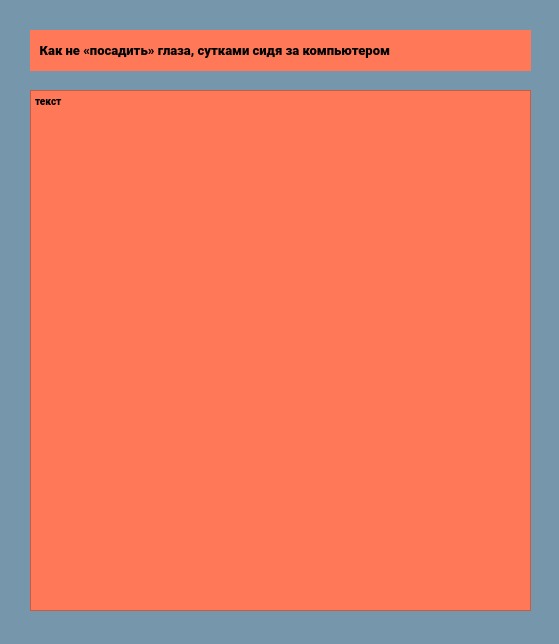
<?xml version="1.0" encoding="UTF-8"?>
<ui version="4.0">
 <class>Form</class>
 <widget class="QWidget" name="Form">
  <property name="geometry">
   <rect>
    <x>0</x>
    <y>0</y>
    <width>559</width>
    <height>644</height>
   </rect>
  </property>
  <property name="windowTitle">
   <string>Рекомендации</string>
  </property>
  <property name="styleSheet">
   <string notr="true">background-color : rgb(118, 150, 172)</string>
  </property>
  <widget class="QTextEdit" name="textEdit">
   <property name="geometry">
    <rect>
     <x>30</x>
     <y>90</y>
     <width>501</width>
     <height>521</height>
    </rect>
   </property>
   <property name="font">
    <font>
     <family>Roboto Black</family>
     <stylestrategy>PreferAntialias</stylestrategy>
    </font>
   </property>
   <property name="styleSheet">
    <string notr="true">background-color : rgb(255, 121, 88)</string>
   </property>
   <property name="html">
    <string>&lt;!DOCTYPE HTML PUBLIC &quot;-//W3C//DTD HTML 4.0//EN&quot; &quot;http://www.w3.org/TR/REC-html40/strict.dtd&quot;&gt;
&lt;html&gt;&lt;head&gt;&lt;meta name=&quot;qrichtext&quot; content=&quot;1&quot; /&gt;&lt;style type=&quot;text/css&quot;&gt;
p, li { white-space: pre-wrap; }
&lt;/style&gt;&lt;/head&gt;&lt;body style=&quot; font-family:'Roboto Black'; font-size:7.8pt; font-weight:400; font-style:normal;&quot;&gt;
&lt;p style=&quot; margin-top:12px; margin-bottom:12px; margin-left:0px; margin-right:0px; -qt-block-indent:0; text-indent:0px;&quot;&gt;&lt;span style=&quot; font-weight:600;&quot;&gt;текст&lt;/span&gt;&lt;/p&gt;&lt;/body&gt;&lt;/html&gt;</string>
   </property>
  </widget>
  <widget class="QLabel" name="label">
   <property name="geometry">
    <rect>
     <x>30</x>
     <y>30</y>
     <width>501</width>
     <height>41</height>
    </rect>
   </property>
   <property name="font">
    <font>
     <family>Roboto Black</family>
     <pointsize>10</pointsize>
     <stylestrategy>PreferAntialias</stylestrategy>
    </font>
   </property>
   <property name="styleSheet">
    <string notr="true">background-color : rgb(255, 121, 88)</string>
   </property>
   <property name="text">
    <string>   Как не «посадить» глаза, сутками сидя за компьютером</string>
   </property>
  </widget>
 </widget>
 <resources/>
 <connections/>
</ui>
